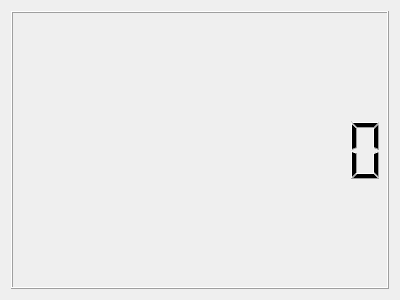
<?xml version="1.0" encoding="UTF-8"?>
<ui version="4.0">
 <class>CountdownWidget</class>
 <widget class="QWidget" name="CountdownWidget">
  <property name="geometry">
   <rect>
    <x>0</x>
    <y>0</y>
    <width>400</width>
    <height>300</height>
   </rect>
  </property>
  <property name="windowTitle">
   <string>Form</string>
  </property>
  <layout class="QHBoxLayout" name="horizontalLayout">
   <item>
    <widget class="QLCDNumber" name="lcdNumber">
     <property name="sizePolicy">
      <sizepolicy hsizetype="Expanding" vsizetype="Expanding">
       <horstretch>0</horstretch>
       <verstretch>0</verstretch>
      </sizepolicy>
     </property>
     <property name="smallDecimalPoint">
      <bool>false</bool>
     </property>
     <property name="digitCount">
      <number>11</number>
     </property>
     <property name="value" stdset="0">
      <double>0.000000000000000</double>
     </property>
     <property name="intValue" stdset="0">
      <number>0</number>
     </property>
    </widget>
   </item>
  </layout>
 </widget>
 <resources/>
 <connections/>
</ui>
